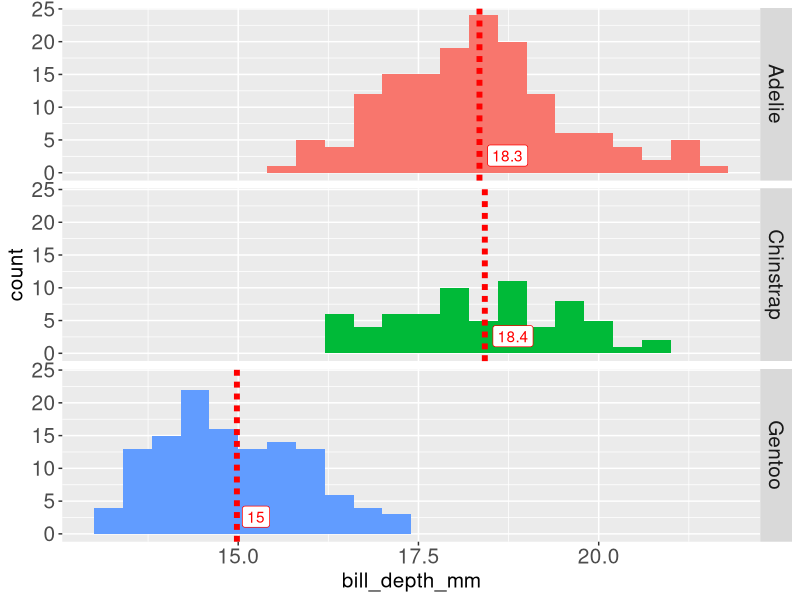
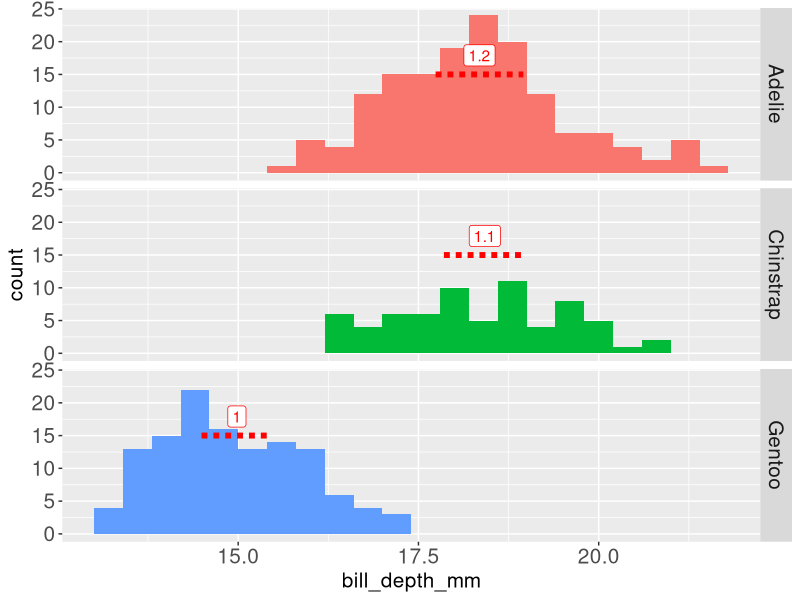
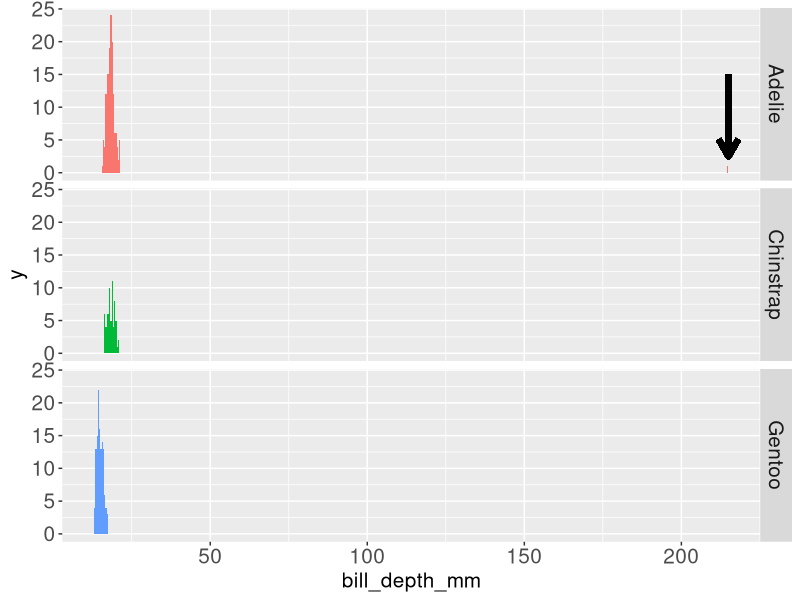
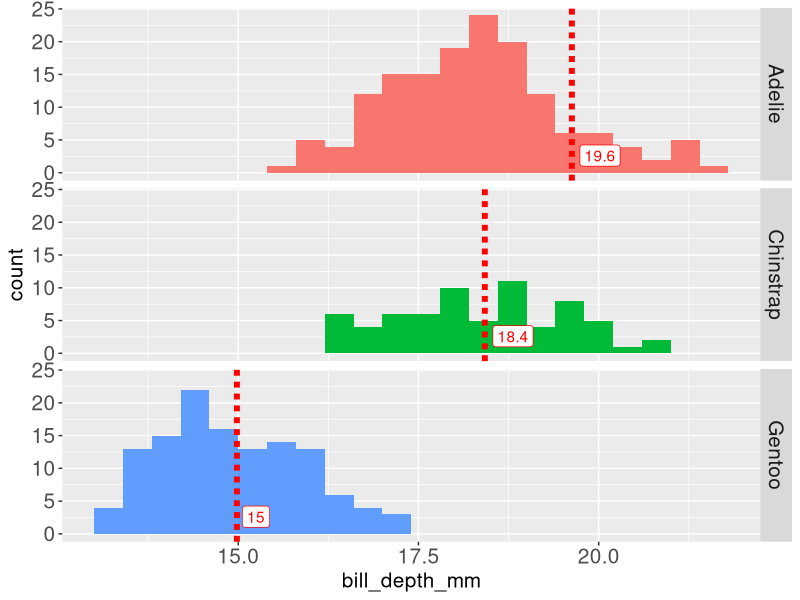
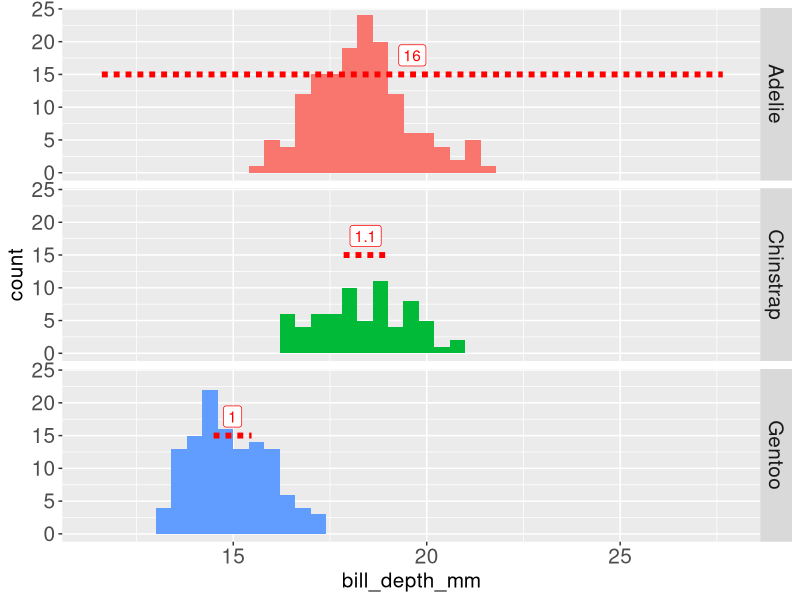
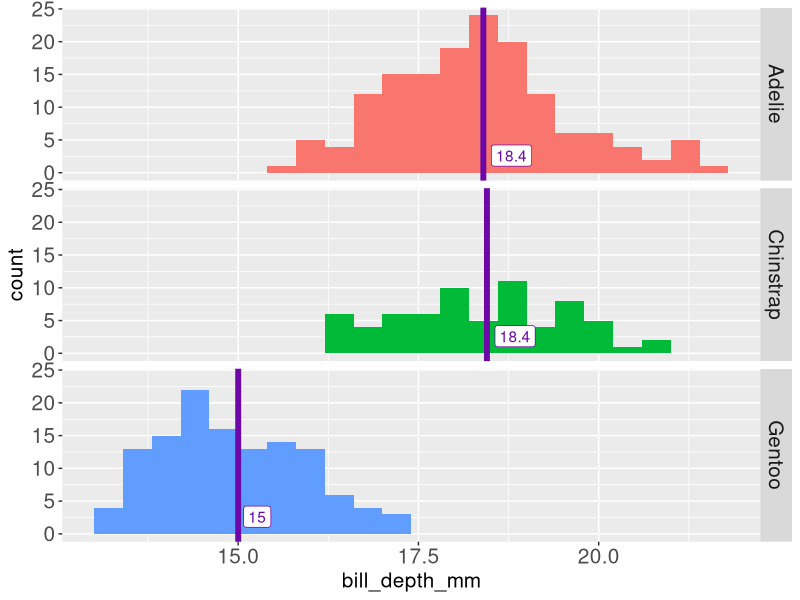
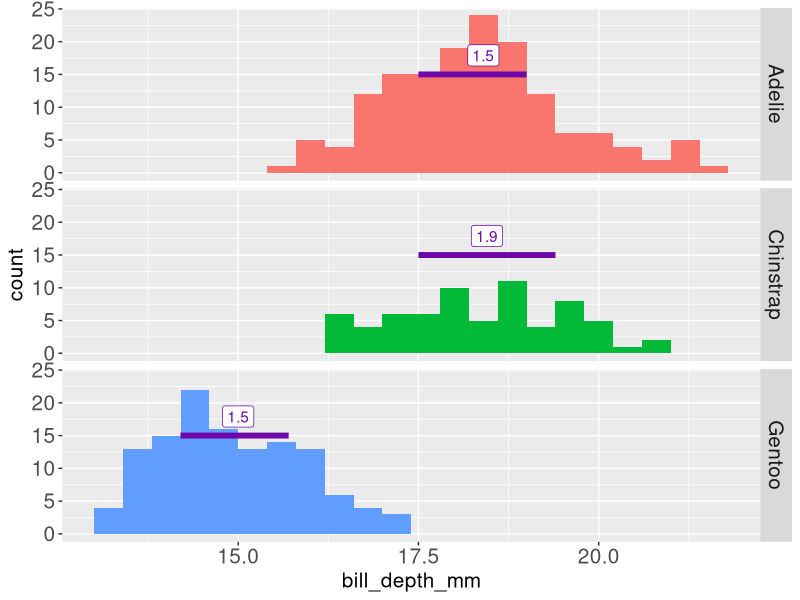
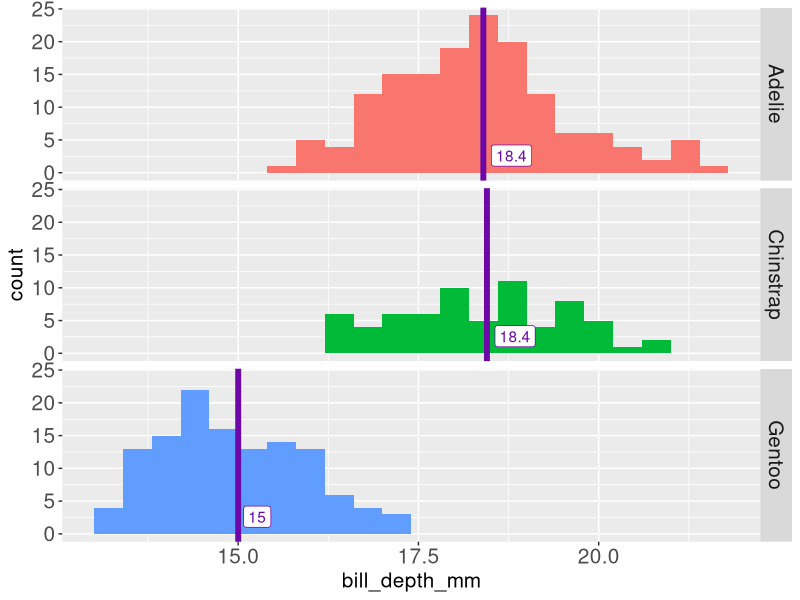

Source code (R) for these figures, in order:
## ---- chunk 1
#| include: false
library(dplyr)
library(readr)
library(magrittr)
library(tidyr)
library(palmerpenguins)
library(tibble)
library(ggplot2)
library(readr)
library(here)
library(ggbeeswarm)

theme_update(axis.title = element_text(size = 15),
             axis.text = element_text(size = 15),
             strip.text = element_text(size = 15))

violet <- '#6d07a8'
## ---- chunk 2
#| echo: false
penguins_summary <- function(pengs) {
  pengs %>% 
    group_by(species) %>% 
    summarise(m = mean(bill_depth_mm, na.rm = T),
              sd = sd(bill_depth_mm, na.rm = T),
              med = median(bill_depth_mm, na.rm = T),
              q1 = quantile(bill_depth_mm, na.rm = T)['25%'],
              q3 = quantile(bill_depth_mm, na.rm = T)['75%'],
              iqr = IQR(bill_depth_mm, na.rm = T),
              mad = mad(bill_depth_mm, na.rm = T))
}

penguins_summarized <- 
  penguins %>% 
  penguins_summary()

p <- 
  penguins %>% 
  ggplot(aes(x = bill_depth_mm,
             fill = species)) +
  geom_histogram(binwidth = .4) +
  labs(y = 'count') +
  guides(fill = 'none') +
  facet_grid(rows = 'species')
## ---- chunk 3
#| echo: false
#| fig.height: 7
#| fig-width: 7

p_mean <- 
  p +
  geom_vline(data = penguins_summarized,
            aes(xintercept = m),
            colour = 'red',
            size = 2,
            lty = '11') +
  geom_label(data = penguins_summarized,
            aes(x = m,
                y = 1,
                label = m %>% round(1)),
            fill = 'white',
            colour = 'red',
            hjust = -0.2,
            vjust = 0)

p_mean
## ---- chunk 4
#| echo: false
#| fig.height: 7
#| fig-width: 7

p_sd <- 
  p +
  geom_segment(data = penguins_summarized,
            aes(x = m-sd/2,
                xend = m+sd/2,
                y = 15,
                yend = 15),
            lty = '11',
            colour = 'red',
            size = 2) +
  geom_label(data = penguins_summarized,
            aes(x = m,
                y = 15,
                label = sd %>% round(1)),
            fill = 'white',
            colour = 'red',
            hjust = .5,
            vjust = -.4) 
p_sd
## ---- chunk 5
penguins$bill_depth_mm %>% range(na.rm = T)
## ---- chunk 6
penguins_bad <- 
  penguins %>% 
    mutate(
      bill_depth_mm = bill_depth_mm %>% 
        {
          if_else(. == max(., na.rm = T),
                    true = .*10,
                    false = .)
        }
    )
## ---- chunk 7
#| echo: false
penguins_bad_summarized <- 
  penguins_bad %>% 
  penguins_summary()

p_bad <- 
  penguins_bad %>% 
  ggplot(aes(x = bill_depth_mm,
             fill = species)) +
  geom_histogram(binwidth = .4) +
  guides(fill = 'none') +
  facet_grid(rows = 'species') +
  geom_segment(
    data = . %>% filter(species == 'Adelie'),
    aes(y = 15,
        yend = 2.5,
        x = max(bill_depth_mm, na.rm = T),
        xend = max(bill_depth_mm, na.rm = T)),
    arrow = arrow(length = unit(0.5, "cm")),
    size = 2
  ) 
## ---- chunk 8
#| echo: false
#| fig.height: 7
#| fig-width: 7

p_bad
## ---- chunk 9
#| echo: false
#| fig.height: 7
#| fig-width: 7

p +
  geom_vline(data = penguins_bad_summarized,
            aes(xintercept = m),
            colour = 'red',
            size = 2,
            lty = '11') +
  geom_label(data = penguins_bad_summarized,
            aes(x = m,
                y = 1,
                label = m %>% round(1)),
            fill = 'white',
            colour = 'red',
            hjust = -0.2,
            vjust = 0)
## ---- chunk 10
#| echo: false
#| fig.height: 7
#| fig-width: 7

p +
  geom_segment(data = penguins_bad_summarized,
            aes(x = m-sd/2,
                xend = m+sd/2,
                y = 15,
                yend = 15),
            lty = '11',
            colour = 'red',
            size = 2) +
  geom_label(data = penguins_bad_summarized,
            aes(x = m,
                y = 15,
                label = sd %>% round(1)),
            fill = 'white',
            colour = 'red',
            hjust = .5,
            vjust = -.4) 
## ---- chunk 11
#| echo: false
#| fig.height: 7
#| fig-width: 7
p_median <- 
  p +
  geom_vline(data = penguins_summarized,
            aes(xintercept = med),
            colour = violet,
            size = 2) +
  geom_label(data = penguins_summarized,
            aes(x = med,
                y = 1,
                label = med %>% round(1)),
            fill = 'white',
            colour = violet,
            hjust = -0.2,
            vjust = 0)

p_median
## ---- chunk 12
#| echo: false
#| fig.height: 7
#| fig-width: 7

p +
  geom_segment(data = penguins_summarized,
            aes(x = q1,
                xend = q3,
                y = 15,
                yend = 15),
            colour = violet,
            size = 2) +
  geom_label(data = penguins_summarized,
            aes(x = med,
                y = 15,
                label = iqr %>% round(1)),
            fill = 'white',
            colour = violet,
            hjust = .5,
            vjust = -.4) 
## ---- chunk 13
#| echo: false
#| fig.height: 7
#| fig-width: 7

p_median <- 
  p +
  geom_vline(data = penguins_bad_summarized,
            aes(xintercept = med),
            colour = violet,
            size = 2) +
  geom_label(data = penguins_bad_summarized,
            aes(x = med,
                y = 1,
                label = med %>% round(1)),
            fill = 'white',
            colour = violet,
            hjust = -0.2,
            vjust = 0)

p_median
## ---- chunk 14
#| echo: false
#| fig.height: 7
#| fig-width: 7
p +
  geom_segment(data = penguins_bad_summarized,
            aes(x = q1,
                xend = q3,
                y = 15,
                yend = 15),
            colour = violet,
            size = 2) +
  geom_label(data = penguins_summarized,
            aes(x = med,
                y = 15,
                label = iqr %>% round(1)),
            fill = 'white',
            colour = violet,
            hjust = .5,
            vjust = -.4) 
## ---- chunk 15
penguins_summarized
## ---- chunk 16
penguins_bad_summarized
